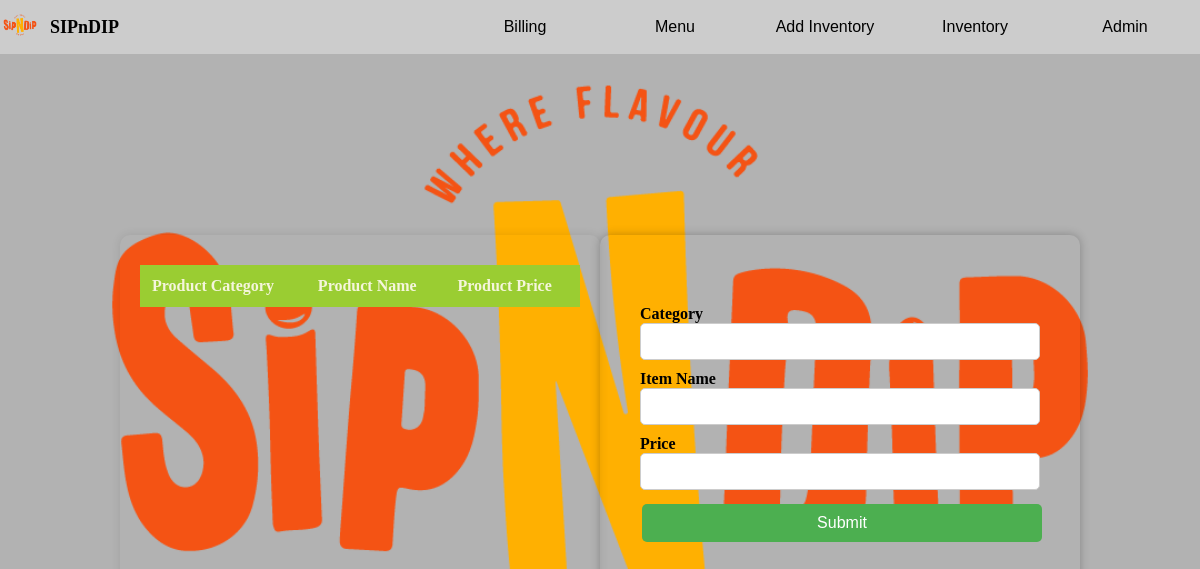
Before: /update_menu (signed in) with the older database file.
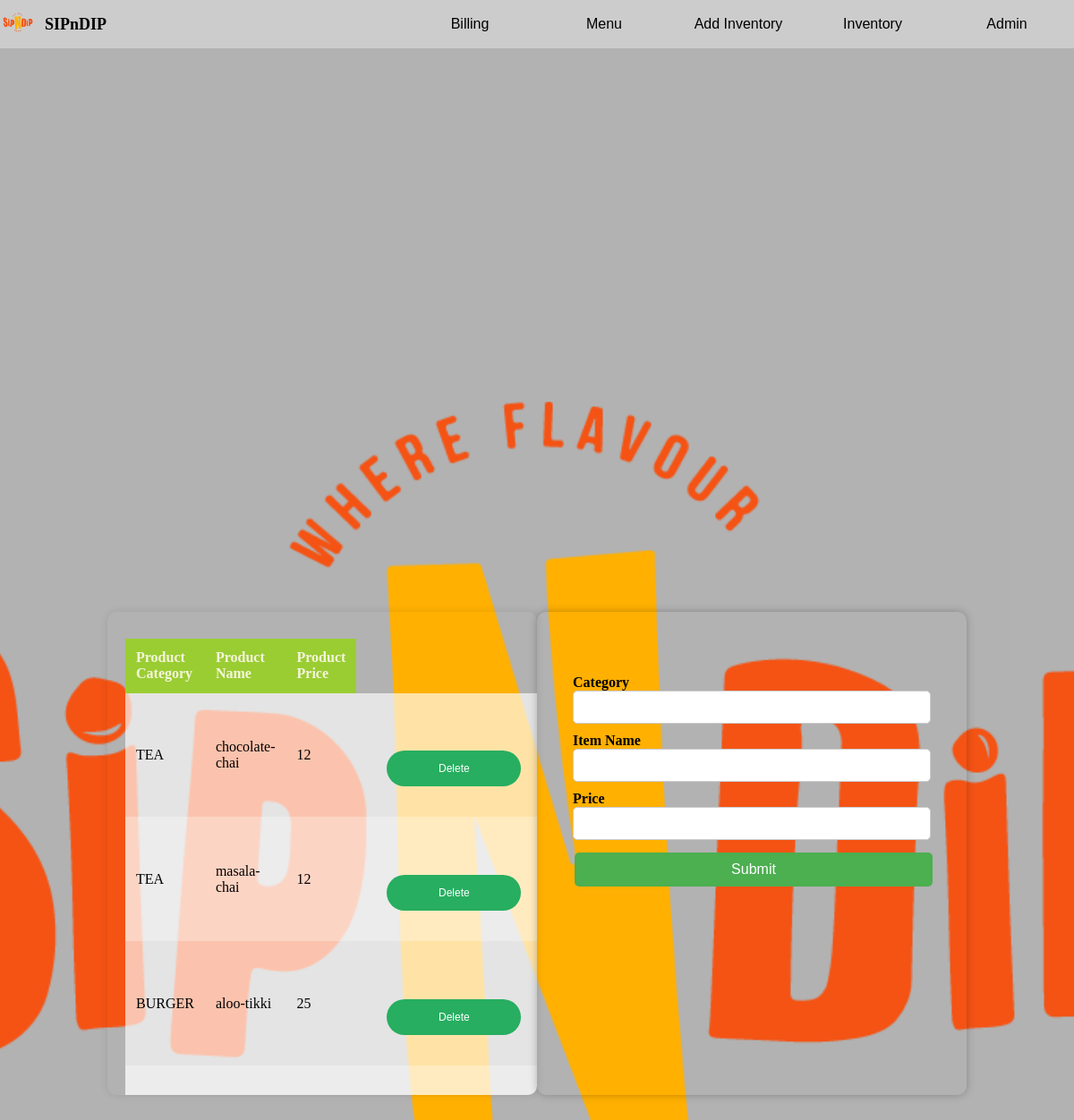
After: the same page with the newer database file.
### main.py (models this page shows, shortened)
class Menu(db.Model):
    id = db.Column(db.Integer, primary_key=True)
    product_category = db.Column(db.String(100))
    product_name = db.Column(db.String(100),unique=True)
    product_rate = db.Column(db.Integer)

### main.py (the view, shortened to what this page needs)
@app.route('/update_menu', methods=['POST', 'GET'])
@login_required
def update_menu():
    form = UpdateMenu()
    menu = Menu.query.all()
    return render_template('updatemenu.html', menu=menu, form=form)

### forms.py
class UpdateMenu(FlaskForm):
    Item = StringField('Item Name', validators=[DataRequired()])
    Category = StringField('Category', validators=[DataRequired()])
    Price = FloatField('Price', validators=[DataRequired(), NumberRange()])
    submit = SubmitField('Submit')

### main.py (called while the page is built)
@login_manager.user_loader
def load_user(user_id):
    return User.query.get(int(user_id))

### templates/updatemenu.html (shortened to what this page needs)
{% extends 'layout.html' %}
{% block content %}
    <div class="content-container">
        <section class="menu-section">
            <table>
                <thead>
                    <tr>
                        <th>Product Category</th>
                        <th>Product Name</th>
                        <th>Product Price</th>
                    </tr>
                </thead>
            <tbody>
                {% for item in menu %}
                   <tr>
                        <td>{{ item.product_category }}</td>
                        <td>{{ item.product_name }}</td>
                        <td>{{ item.product_rate }}</td>
                       <td>
                            <form method="POST" action="{{ url_for('delete_item', id=item.id) }}">
                                <button type="submit" class="delete-btn">Delete</button>
                            </form>
                        </td>
                    </tr>
                {% endfor %}
            </tbody>
            </table>
        </section>
        <section class="form-section">
            <form method="POST" id="menu-form">
                <div>
                    {{ form.Category.label }}
                    {{ form.Category }}
                </div>
                <div>
                    {{ form.Item.label }}
                    {{ form.Item }}
                </div>
                <div>
                    {{ form.Price.label }}
                    {{ form.Price }}
                </div>
                <div>
               {{ form.submit(style="color: white; background-color: #4CAF50; border: none; padding: 10px 20px; text-align: center; text-decoration: none; display: inline-block; font-size: 16px; margin: 4px 2px; cursor: pointer; border-radius: 5px;") }}
                </div>
            </form>
        </section>
    </div>
{% endblock %}

### templates/layout.html (shortened to what this page needs)
<!DOCTYPE html>
<html lang="en">
<head>
    <link rel="stylesheet" href="/static/css/style.css">
</head>
<body>
    <nav class="navbar">
        <div class="brand">
            <a href="/">
                <img src="/static/img/sipndip.png" alt="Brand Logo">
            </a>
            <a href="/">
                <span>SIPnDIP</span>
            </a>
        </div>
        <div class="buttons">
            <a href="{{ url_for('billing') }}"><button class="nav-button">Billing</button></a>
            <a href="{{ url_for('update_menu') }}"><button class="nav-button">Menu</button></a>
            <a href="{{ url_for('add_stock') }}"><button class="nav-button">Add Inventory</button></a>
            <a href="{{ url_for('view_inventory') }}"><button class="nav-button">Inventory</button></a>
            <a href="{{ url_for('admin') }}"><button class="nav-button">Admin</button></a>
        </div>
    </nav>
    {% block content %}
    {% endblock %}
</body>
</html>

### static/css/style.css (style rules this page uses)
body { margin: 0; padding: 0; height: 100vh; display: flex; flex-direction: column; justify-content: center; align-items: center; background-color: rgba(0, 0, 0, 0.3); background-image: url('/static/img/sipndip.png'); background-size: cover; background-position: center; background-attachment: fixed; }
.navbar { background-color: #cccccc; padding: 5px; display: flex; justify-content: space-between; align-items: center; position: fixed; top: 0; width: 100%; z-index: 1000; }
a { text-decoration: none; color: inherit; }
.brand { display: flex; align-items: center; }
.brand img { width: 40px; height: auto; margin-right: 10px; }
.brand span { color: black; font-size: 18px; font-weight: bold; }
.buttons { display: flex; }
.nav-button { background-color: transparent; border: none; color: black; padding: 10px 20px; text-align: center; text-decoration: none; display: inline-block; font-size: 16px; cursor: pointer; }
button { width: 150px; height: 40px; padding: 10px 20px; border: none; border-radius: 5px; cursor: pointer; font-size: 16px; }
form { display: flex; flex-direction: column; margin-top: 30px; gap: 10px; }
label { font-weight: bold; }
button { padding: 10px; background-color: #3498db; color: white; border: none; border-radius: 5px; cursor: pointer; }
button[type="submit"] { background-color: #27ae60; }
.content-container { display: flex; justify-content: space-around; width: 80%; margin-top: 20px; }
.menu-section { background-color: transparent; padding: 20px; border-radius: 10px; box-shadow: 0 0 10px rgba(0, 0, 0, 0.1); width: 48%; overflow: auto; max-height: 500px; }
table { width: 100%; border-collapse: collapse; margin-top: 10px; }
th, td { padding: 12px; text-align: left; border-bottom: 1px solid transparent; }
th { background-color: yellowgreen; color: beige; }
tr:nth-child(even) { background-color: rgba(255, 255, 255, 0.75); }
tr:nth-child(odd) { background-color: rgba(255, 255, 255, 0.65); }
.form-section { background-color: transparent; padding: 20px; border-radius: 10px; box-shadow: 0 0 10px rgba(0, 0, 0, 0.25); width: 48%; }
form { padding: 20px; display: flex; flex-direction: column; gap: 10px; }
input[type="text"], textarea, input[type="number"] { width: 100%; padding: 10px; box-sizing: border-box; }
button { padding: 10px; border: none; border-radius: 5px; cursor: pointer; }
form { display: flex; flex-direction: column; gap: 10px; }
input { padding: 10px; box-sizing: border-box; width: 100%; border: 1px solid #ccc; border-radius: 5px; }
.delete-btn { color: white; background-color: #FF6347; border: none; padding: 5px 10px; text-align: center; text-decoration: none; display: inline-block; font-size: 12px; margin: 2px; cursor: pointer; border-radius: 34px; }

Changed rows visible on the page:
added Menu: product_category "TEA", product_name "chocolate-chai", product_rate "12"
added Menu: product_category "TEA", product_name "masala-chai", product_rate "12"
added Menu: product_category "BURGER", product_name "aloo-tikki", product_rate "25"
